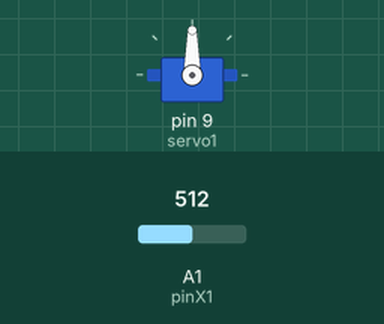
A sketch run on a simulated Arduino Uno, built with avr-gcc and run on an emulated ATmega328P. Shown: servo. Inputs (shaded band) come from the test bench; at power-on: A1 (pinX1) = 512.

Above: at 1.2 s.
1.3 s: A1 (pinX1) set to 716
At 2.4 s:
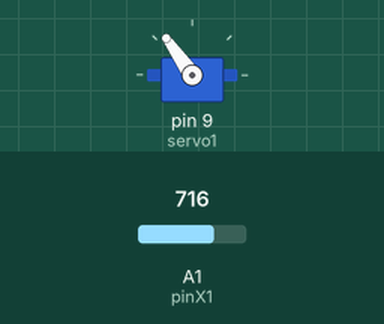
2.8 s: A1 (pinX1) set to 900
At 3.3 s:
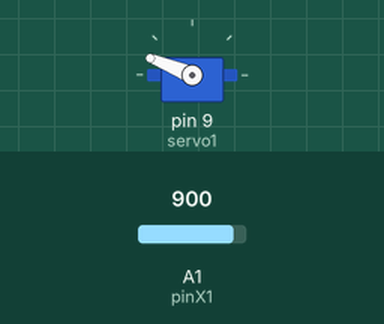
4.3 s: A1 (pinX1) set to 1023
At 4.7 s:
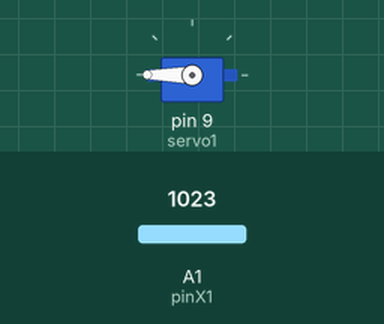
5.8 s: A1 (pinX1) set to 306
At 6.7 s:
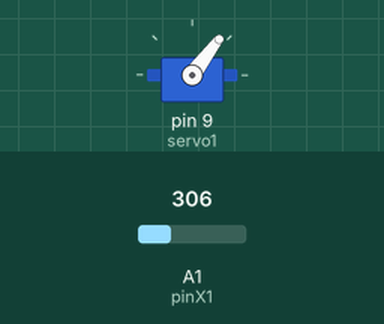
7.3 s: A1 (pinX1) set to 122
At 8.2 s:
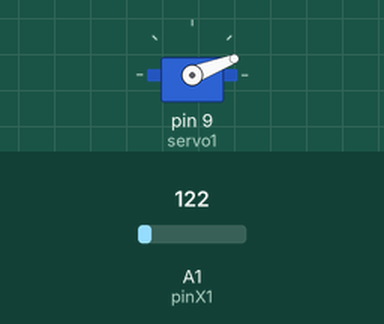
Timing chart, 0 to 9.8 s (numbered marks = the images above; inputs shaded):
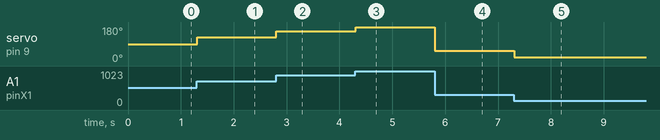

Measured:
- after the input at 1.3 s, servo on pin 9 (servo1): 90° → 125° at once
- after the input at 2.8 s, servo on pin 9 (servo1): 125° → 158° at once
- after the input at 4.3 s, servo on pin 9 (servo1): 158° → 180° at once
- after the input at 5.8 s, servo on pin 9 (servo1): 180° → 53° at once
- after the input at 7.3 s, servo on pin 9 (servo1): 53° → 21° at once

The sketch:

5-testes_com_servomotor.ino
```cpp
#include <Servo.h>
Servo servo1;
int pinX1 = A1;
int X1;

void setup()
{
  servo1.attach(9);
}

void loop()
{
  X1 = analogRead(pinX1);
  X1 = map(X1, 0, 1023, 0, 180);
  servo1.write(X1);
  delay(15);
}
```
